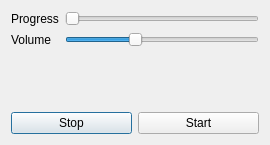
<?xml version="1.0" encoding="UTF-8"?>
<ui version="4.0">
 <class>Dialog</class>
 <widget class="QDialog" name="Dialog">
  <property name="geometry">
   <rect>
    <x>0</x>
    <y>0</y>
    <width>270</width>
    <height>145</height>
   </rect>
  </property>
  <property name="windowTitle">
   <string>Dialog</string>
  </property>
  <layout class="QVBoxLayout" name="verticalLayout">
   <item>
    <layout class="QFormLayout" name="formLayout">
     <item row="0" column="0">
      <widget class="QLabel" name="label">
       <property name="text">
        <string>Progress</string>
       </property>
      </widget>
     </item>
     <item row="0" column="1">
      <widget class="QSlider" name="sliderProgress">
       <property name="orientation">
        <enum>Qt::Horizontal</enum>
       </property>
      </widget>
     </item>
     <item row="1" column="0">
      <widget class="QLabel" name="label_2">
       <property name="text">
        <string>Volume</string>
       </property>
      </widget>
     </item>
     <item row="1" column="1">
      <widget class="QSlider" name="sliderVolume">
       <property name="value">
        <number>35</number>
       </property>
       <property name="orientation">
        <enum>Qt::Horizontal</enum>
       </property>
      </widget>
     </item>
    </layout>
   </item>
   <item>
    <layout class="QHBoxLayout" name="horizontalLayout">
     <item>
      <widget class="QPushButton" name="pushButton_2">
       <property name="text">
        <string>Stop</string>
       </property>
      </widget>
     </item>
     <item>
      <widget class="QPushButton" name="pushButton">
       <property name="text">
        <string>Start</string>
       </property>
      </widget>
     </item>
    </layout>
   </item>
  </layout>
 </widget>
 <resources/>
 <connections/>
</ui>
